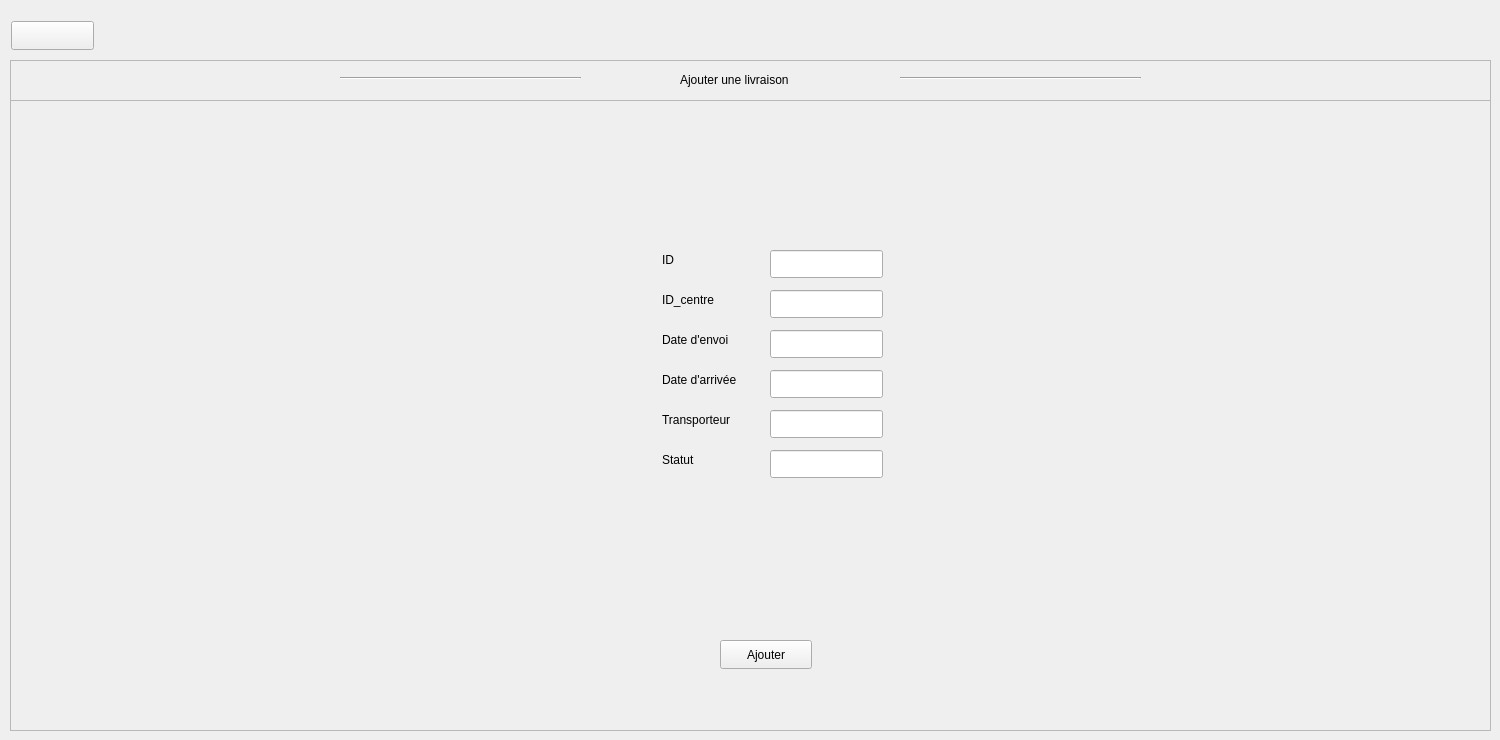
      <widget class="QWidget" name="page_18">
       <widget class="QPushButton" name="pushButton_81">
        <property name="geometry">
         <rect>
          <x>11</x>
          <y>21</y>
          <width>83</width>
          <height>29</height>
         </rect>
        </property>
        <property name="text">
         <string/>
        </property>
        <property name="icon">
         <iconset theme="QIcon::ThemeIcon::EditUndo"/>
        </property>
       </widget>
       <widget class="QFrame" name="frame_45">
        <property name="geometry">
         <rect>
          <x>10</x>
          <y>60</y>
          <width>1481</width>
          <height>671</height>
         </rect>
        </property>
        <property name="frameShape">
         <enum>QFrame::Shape::StyledPanel</enum>
        </property>
        <property name="frameShadow">
         <enum>QFrame::Shadow::Raised</enum>
        </property>
        <widget class="QFrame" name="frame_46">
         <property name="geometry">
          <rect>
           <x>0</x>
           <y>0</y>
           <width>1481</width>
           <height>41</height>
          </rect>
         </property>
         <property name="frameShape">
          <enum>QFrame::Shape::StyledPanel</enum>
         </property>
         <property name="frameShadow">
          <enum>QFrame::Shadow::Raised</enum>
         </property>
         <widget class="QLabel" name="label_109">
          <property name="geometry">
           <rect>
            <x>670</x>
            <y>10</y>
            <width>201</width>
            <height>20</height>
           </rect>
          </property>
          <property name="text">
           <string>Ajouter une livraison</string>
          </property>
         </widget>
         <widget class="Line" name="line_31">
          <property name="geometry">
           <rect>
            <x>890</x>
            <y>10</y>
            <width>241</width>
            <height>16</height>
           </rect>
          </property>
          <property name="orientation">
           <enum>Qt::Orientation::Horizontal</enum>
          </property>
         </widget>
         <widget class="Line" name="line_32">
          <property name="geometry">
           <rect>
            <x>330</x>
            <y>10</y>
            <width>241</width>
            <height>16</height>
           </rect>
          </property>
          <property name="orientation">
           <enum>Qt::Orientation::Horizontal</enum>
          </property>
         </widget>
        </widget>
        <widget class="QPushButton" name="pushButton_82">
         <property name="geometry">
          <rect>
           <x>710</x>
           <y>580</y>
           <width>92</width>
           <height>29</height>
          </rect>
         </property>
         <property name="text">
          <string>Ajouter</string>
         </property>
        </widget>
        <widget class="QLineEdit" name="lineEdit_83">
         <property name="geometry">
          <rect>
           <x>760</x>
           <y>270</y>
           <width>113</width>
           <height>28</height>
          </rect>
         </property>
         <property name="styleSheet">
          <string notr="true"/>
         </property>
        </widget>
        <widget class="QLabel" name="label_97">
         <property name="geometry">
          <rect>
           <x>652</x>
           <y>390</y>
           <width>91</width>
           <height>20</height>
          </rect>
         </property>
         <property name="text">
          <string>Statut</string>
         </property>
        </widget>
        <widget class="QLabel" name="label_113">
         <property name="geometry">
          <rect>
           <x>652</x>
           <y>350</y>
           <width>91</width>
           <height>20</height>
          </rect>
         </property>
         <property name="text">
          <string>Transporteur</string>
         </property>
        </widget>
        <widget class="QLineEdit" name="lineEdit_81">
         <property name="geometry">
          <rect>
           <x>760</x>
           <y>350</y>
           <width>113</width>
           <height>28</height>
          </rect>
         </property>
         <property name="styleSheet">
          <string notr="true"/>
         </property>
        </widget>
        <widget class="QLineEdit" name="lineEdit_78">
         <property name="geometry">
          <rect>
           <x>760</x>
           <y>310</y>
           <width>113</width>
           <height>28</height>
          </rect>
         </property>
         <property name="styleSheet">
          <string notr="true"/>
         </property>
        </widget>
        <widget class="QLabel" name="label_110">
         <property name="geometry">
          <rect>
           <x>652</x>
           <y>310</y>
           <width>91</width>
           <height>20</height>
          </rect>
         </property>
         <property name="text">
          <string>Date d'arrivée</string>
         </property>
        </widget>
        <widget class="QLabel" name="label_111">
         <property name="geometry">
          <rect>
           <x>652</x>
           <y>190</y>
           <width>91</width>
           <height>20</height>
          </rect>
         </property>
         <property name="text">
          <string>ID</string>
         </property>
        </widget>
        <widget class="QLabel" name="label_112">
         <property name="geometry">
          <rect>
           <x>652</x>
           <y>230</y>
           <width>91</width>
           <height>20</height>
          </rect>
         </property>
         <property name="text">
          <string>ID_centre</string>
         </property>
        </widget>
        <widget class="QLineEdit" name="lineEdit_79">
         <property name="geometry">
          <rect>
           <x>760</x>
           <y>390</y>
           <width>113</width>
           <height>28</height>
          </rect>
         </property>
         <property name="styleSheet">
          <string notr="true"/>
         </property>
        </widget>
        <widget class="QLineEdit" name="lineEdit_80">
         <property name="geometry">
          <rect>
           <x>760</x>
           <y>230</y>
           <width>113</width>
           <height>28</height>
          </rect>
         </property>
         <property name="styleSheet">
          <string notr="true"/>
         </property>
        </widget>
        <widget class="QLineEdit" name="lineEdit_82">
         <property name="geometry">
          <rect>
           <x>760</x>
           <y>190</y>
           <width>113</width>
           <height>28</height>
          </rect>
         </property>
         <property name="styleSheet">
          <string notr="true"/>
         </property>
        </widget>
        <widget class="QLabel" name="label_95">
         <property name="geometry">
          <rect>
           <x>652</x>
           <y>270</y>
           <width>91</width>
           <height>20</height>
          </rect>
         </property>
         <property name="text">
          <string>Date d'envoi</string>
         </property>
        </widget>
       </widget>
      </widget>
